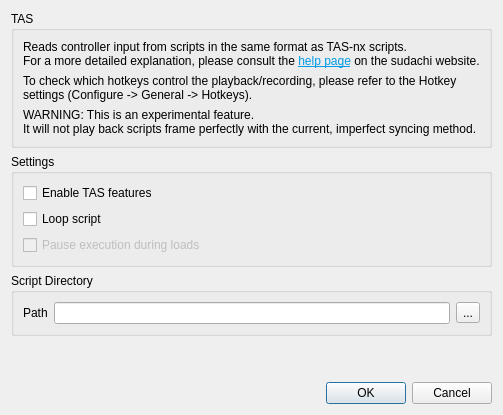
<?xml version="1.0" encoding="UTF-8"?>
<ui version="4.0">
 <class>ConfigureTas</class>
 <widget class="QDialog" name="ConfigureTas">
  <layout class="QVBoxLayout" name="verticalLayout_1">
   <item>
    <layout class="QHBoxLayout" name="horizontalLayout_1">
     <item>
      <widget class="QGroupBox" name="groupBox_1">
       <property name="title">
        <string>TAS</string>
       </property>
       <layout class="QGridLayout" name="gridLayout_1">
        <item row="0" column="0" colspan="4">
         <widget class="QLabel" name="label_1">
          <property name="text">
           <string>&lt;html&gt;&lt;head/&gt;&lt;body&gt;&lt;p&gt;Reads controller input from scripts in the same format as TAS-nx scripts.&lt;br/&gt;For a more detailed explanation, please consult the &lt;a href=&quot;https://sudachi-emu.org/help/feature/tas/&quot;&gt;&lt;span style=&quot; text-decoration: underline; color:#039be5;&quot;&gt;help page&lt;/span&gt;&lt;/a&gt; on the sudachi website.&lt;/p&gt;&lt;/body&gt;&lt;/html&gt;</string>
          </property>
          <property name="openExternalLinks">
           <bool>true</bool>
          </property>
         </widget>
        </item>
        <item row="1" column="0" colspan="4">
         <widget class="QLabel" name="label_2">
          <property name="text">
           <string>To check which hotkeys control the playback/recording, please refer to the Hotkey settings (Configure -&gt; General -&gt; Hotkeys).</string>
          </property>
          <property name="wordWrap">
           <bool>true</bool>
          </property>
         </widget>
        </item>
        <item row="2" column="0" colspan="4">
         <widget class="QLabel" name="label_3">
          <property name="text">
           <string>WARNING: This is an experimental feature.&lt;br/&gt;It will not play back scripts frame perfectly with the current, imperfect syncing method.</string>
          </property>
          <property name="wordWrap">
           <bool>true</bool>
          </property>
         </widget>
        </item>
       </layout>
      </widget>
     </item>
    </layout>
   </item>
   <item>
    <layout class="QHBoxLayout" name="horizontalLayout_2">
     <item>
      <widget class="QGroupBox" name="groupBox_2">
       <property name="title">
        <string>Settings</string>
       </property>
       <layout class="QGridLayout" name="gridLayout_2">
        <item row="0" column="0" colspan="4">
         <widget class="QCheckBox" name="tas_enable">
          <property name="text">
           <string>Enable TAS features</string>
          </property>
         </widget>
        </item>
        <item row="1" column="0" colspan="4">
         <widget class="QCheckBox" name="tas_loop_script">
          <property name="text">
           <string>Loop script</string>
          </property>
         </widget>
        </item>
        <item row="2" column="0" colspan="4">
         <widget class="QCheckBox" name="tas_pause_on_load">
          <property name="enabled">
           <bool>false</bool>
          </property>
          <property name="text">
           <string>Pause execution during loads</string>
          </property>
         </widget>
        </item>
       </layout>
      </widget>
     </item>
    </layout>
   </item>
   <item>
    <layout class="QHBoxLayout" name="horizontalLayout_3">
     <item>
      <widget class="QGroupBox" name="groupBox_3">
       <property name="title">
        <string>Script Directory</string>
       </property>
       <layout class="QGridLayout" name="gridLayout_3">
        <item row="0" column="0">
         <widget class="QLabel" name="label_4">
          <property name="text">
           <string>Path</string>
          </property>
         </widget>
        </item>
        <item row="0" column="3">
         <widget class="QToolButton" name="tas_path_button">
          <property name="text">
           <string>...</string>
          </property>
         </widget>
        </item>
        <item row="0" column="2">
         <widget class="QLineEdit" name="tas_path_edit"/>
        </item>
       </layout>
      </widget>
     </item>
    </layout>
   </item>
   <item>
    <spacer name="verticalSpacer">
     <property name="orientation">
      <enum>Qt::Vertical</enum>
     </property>
     <property name="sizeHint" stdset="0">
      <size>
       <width>20</width>
       <height>40</height>
      </size>
     </property>
    </spacer>
   </item>
   <item>
    <widget class="QDialogButtonBox" name="buttonBox">
     <property name="sizePolicy">
      <sizepolicy hsizetype="Preferred" vsizetype="Preferred">
       <horstretch>0</horstretch>
       <verstretch>0</verstretch>
      </sizepolicy>
     </property>
     <property name="orientation">
      <enum>Qt::Horizontal</enum>
     </property>
     <property name="standardButtons">
      <set>QDialogButtonBox::Cancel|QDialogButtonBox::Ok</set>
     </property>
    </widget>
   </item>
  </layout>
 </widget>
 <resources/>
 <connections>
  <connection>
   <sender>buttonBox</sender>
   <signal>accepted()</signal>
   <receiver>ConfigureTas</receiver>
   <slot>accept()</slot>
   <hints>
    <hint type="sourcelabel">
     <x>20</x>
     <y>20</y>
    </hint>
    <hint type="destinationlabel">
     <x>20</x>
     <y>20</y>
    </hint>
   </hints>
  </connection>
  <connection>
   <sender>buttonBox</sender>
   <signal>rejected()</signal>
   <receiver>ConfigureTas</receiver>
   <slot>reject()</slot>
   <hints>
    <hint type="sourcelabel">
     <x>20</x>
     <y>20</y>
    </hint>
    <hint type="destinationlabel">
     <x>20</x>
     <y>20</y>
    </hint>
   </hints>
  </connection>
 </connections>
</ui>
